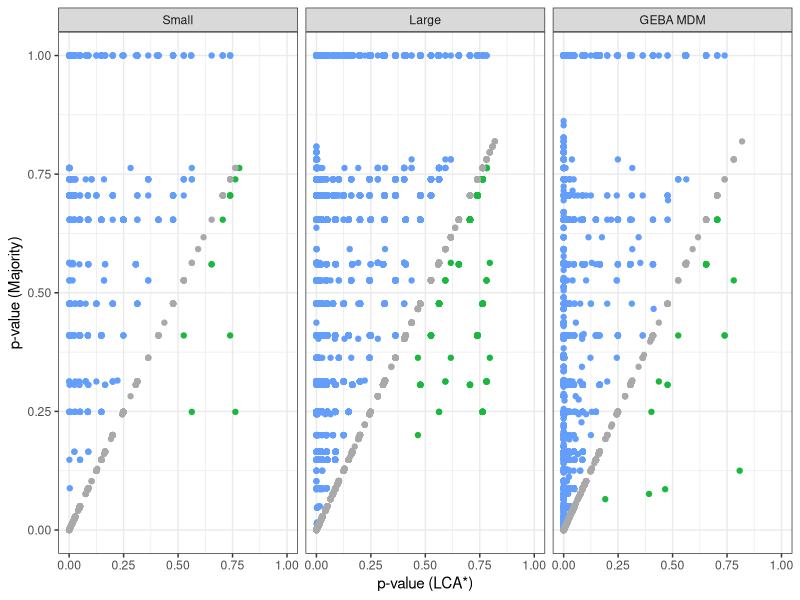
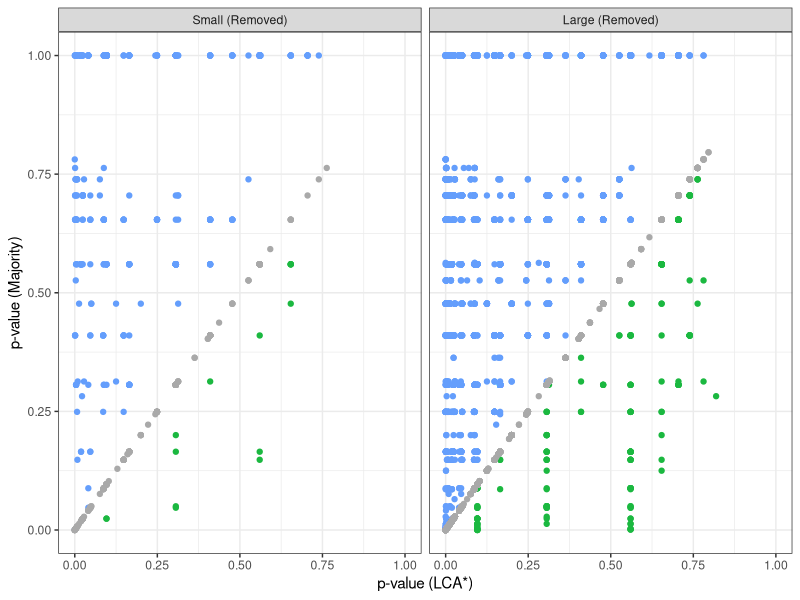
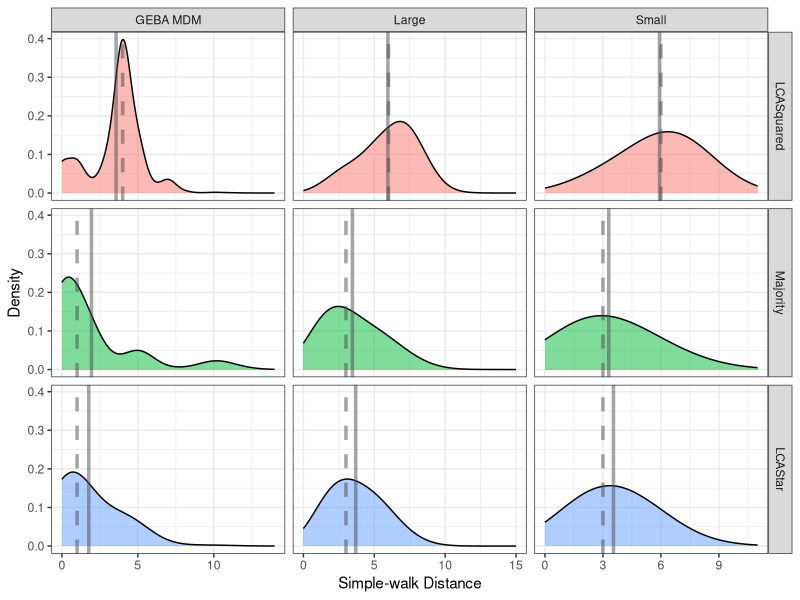
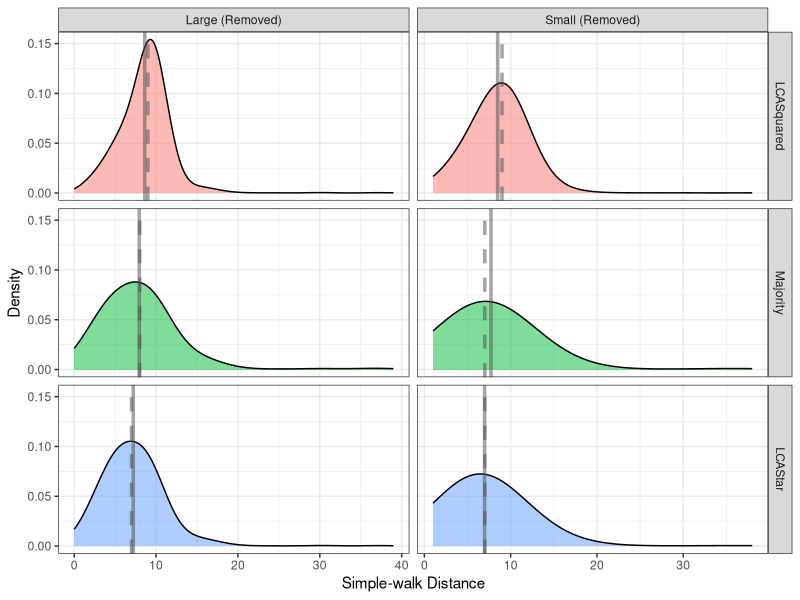
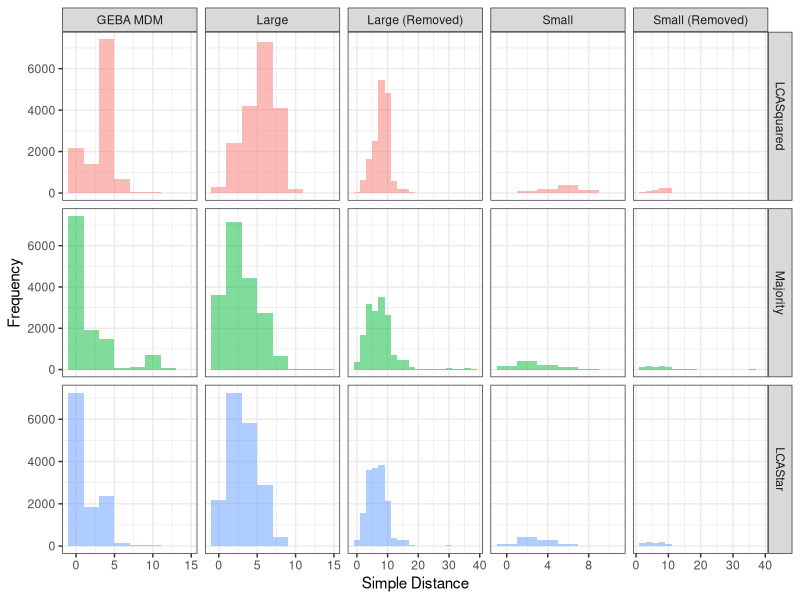
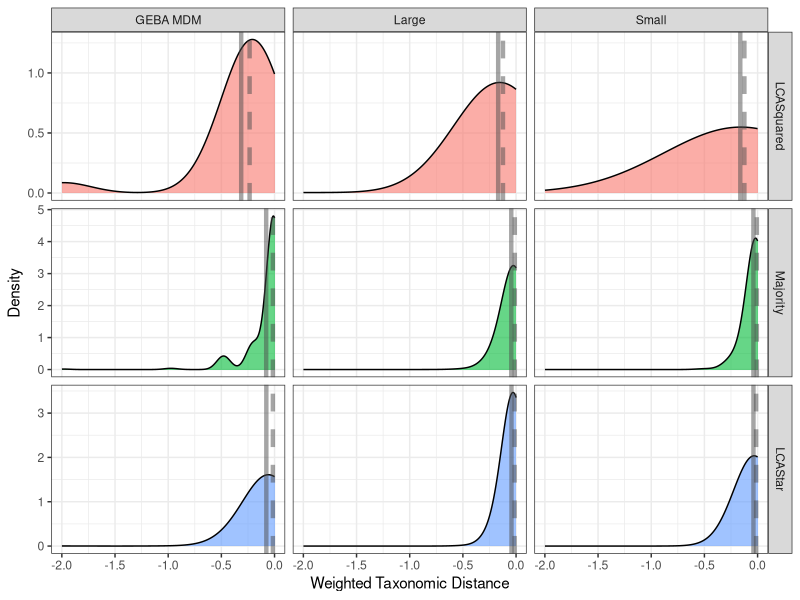
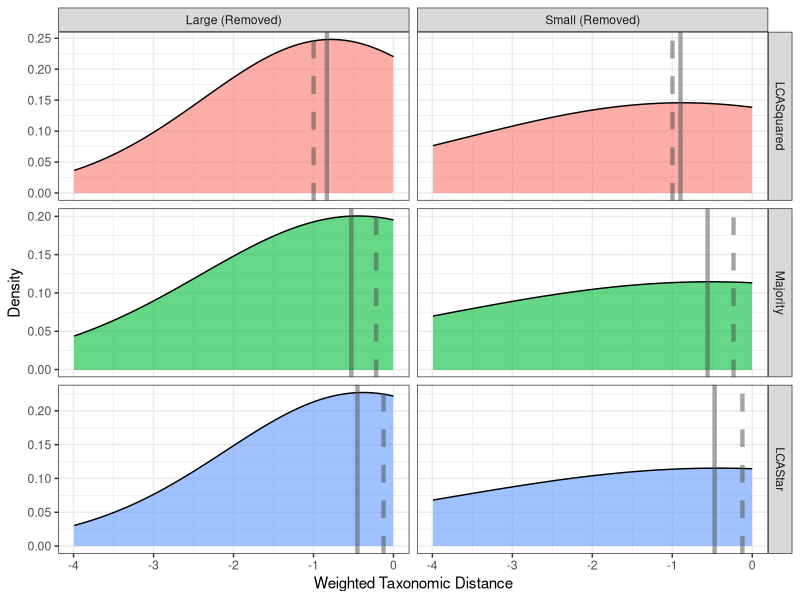
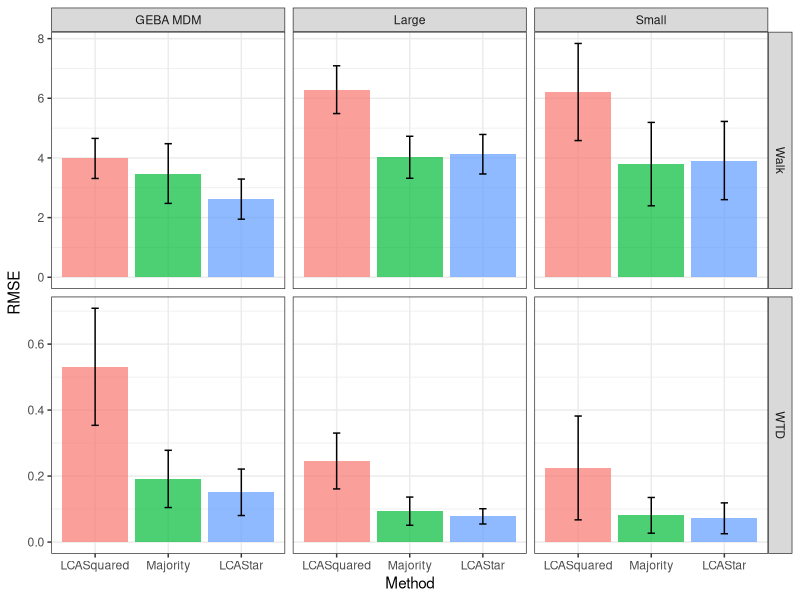

These figures' R source, in order:
## ---- chunk 1
library(knitr)
opts_chunk$set(warning=FALSE, message=FALSE)
## ---- chunk 2
require(ggplot2)
require(reshape2)
require(dplyr)
## ---- chunk 3
theme_set(theme_bw())
## ---- chunk 4
colClasses <- c("character", "character", "numeric", "numeric", "numeric",
                "character", "numeric", "numeric", "numeric", 
                "character", "numeric", "numeric", "character" )
test1_df <- read.table("lca_star_results/test1_lcastar.txt", 
                       sep="\t", 
                       header=T, 
                       na.strings = "None", 
                       colClasses = colClasses, 
                       strip.white=TRUE, 
                       quote="")
test2_df <- read.table("lca_star_results/test2_lcastar.txt", 
                       sep="\t", 
                       header=T, 
                       na.strings = "None", 
                       colClasses = colClasses, 
                       strip.white=TRUE, 
                       quote="")
test1_removed_df <- read.table("lca_star_results/test1_removed_03-04-2016_lcastar.txt", 
                               sep="\t", 
                               header=T, 
                               na.strings = "None", 
                               colClasses = colClasses, 
                               strip.white=TRUE, 
                               quote="")
test2_removed_df <- read.table("lca_star_results/test2_removed_03-04-2016_lcastar.txt", 
                               sep="\t", 
                               header=T, 
                               na.strings = "None", 
                               colClasses = colClasses, 
                               strip.white=TRUE, 
                               quote="")
geba_df <- read.table("lca_star_results/GEBA_SAG_all_lcastar.txt", 
                      sep="\t", 
                      header=T, 
                      na.strings = "None", 
                      colClasses = colClasses, 
                      strip.white=TRUE, 
                      quote="")

all_df <- rbind(cbind(geba_df, Sample="GEBA MDM"),
                cbind(test1_df, Sample="Small"),
                cbind(test2_df, Sample="Large"),
                cbind(test1_removed_df, Sample="Small (Removed)"),
                cbind(test2_removed_df, Sample="Large (Removed)")
                )

all_df$Sample <- factor(all_df$Sample, 
                        levels=c("Small", "Large", "Small (Removed)", "Large (Removed)", "GEBA MDM")
                        )
## ---- chunk 5
# p-value compare
dat <- all_df %>% subset(Sample %in% c("Small", "Large", "GEBA MDM"))
g1 <- ggplot(dat, aes(x=LCAStar_p, y=Majority_p)) 
g1 <- g1 + geom_point(data = subset(dat, LCAStar_p > Majority_p), color="#1BB840")
g1 <- g1 + geom_point(data = subset(dat, LCAStar_p < Majority_p), color="#649EFC")
g1 <- g1 + geom_point(data = subset(dat, LCAStar_p == Majority_p), color="darkgrey")
g1 <- g1 + xlim(0,1)
g1 <- g1 + ylim(0,1)
g1 <- g1 + xlab("p-value (LCA*)")
g1 <- g1 + ylab("p-value (Majority)")
g1 <- g1 + facet_wrap(~ Sample)
g1 <- g1 + theme(legend.position="none")
g1
pdf(file = "pdfs/fig1.pdf", width = 10.2, height=3.65)
g1
dev.off()
## ---- chunk 6
dat <- all_df %>% subset(Sample %in% c("Small (Removed)", "Large (Removed)"))

g1a <- ggplot(dat, aes(x=LCAStar_p, y=Majority_p)) 
g1a <- g1a + geom_point(data = subset(dat, LCAStar_p > Majority_p), color="#1BB840")
g1a <- g1a + geom_point(data = subset(dat, LCAStar_p < Majority_p), color="#649EFC")
g1a <- g1a + geom_point(data = subset(dat, LCAStar_p == Majority_p), color="darkgrey")
g1a <- g1a + xlim(0,1)
g1a <- g1a + ylim(0,1)
g1a <- g1a + xlab("p-value (LCA*)")
g1a <- g1a + ylab("p-value (Majority)")
g1a <- g1a + facet_wrap(~ Sample)
g1a <- g1a + theme(legend.position="none")
g1a
pdf(file = "pdfs/fig1a.pdf", width = 7.595238, height=4.078740)
g1a
dev.off()
## ---- chunk 7
clean_up_data2 <- function(df) {
  new_df <-rbind(cbind(df$Contig, df$LCAStar, "LCAStar", df$Original, df$LCAStar_p, df$LCAStar_dist, df$LCAStar_WTD),
           cbind(df$Contig, df$Majority, "Majority", df$Original, df$Majority_p, df$Majority_dist, df$Majority_WTD),
           cbind(df$Contig, df$LCASquared, "LCASquared", df$Original, NA, df$LCASquared_dist, df$LCASquared_WTD))
  new_df <- as.data.frame(new_df)
  colnames(new_df) <- c("Contig", "Taxonomy", "Method", "Original", "p-value", "Walk", "WTD")
  new_df.m<- melt(new_df, id.vars = c("Contig", "Taxonomy", "Method", "Original"))
  new_df.m$value <- as.numeric(as.character(new_df.m$value))
  new_df.m$Method <- factor(new_df.m$Method, levels = c("LCASquared", "Majority", "LCAStar"))
  new_df.m
}
## ---- chunk 8
test1_df.m <- clean_up_data2(test1_df)
test1_df.m<- cbind(test1_df.m, Sample="Small")
test2_df.m <- clean_up_data2(test2_df)
test2_df.m <- cbind(test2_df.m, Sample="Large")
test1_removed_df.m <- clean_up_data2(test1_removed_df)
test1_removed_df.m <- cbind(test1_removed_df.m, Sample="Small (Removed)")
test2_removed_df.m <- clean_up_data2(test2_removed_df)
test2_removed_df.m <- cbind(test2_removed_df.m, Sample="Large (Removed)")
geba_df.m <- clean_up_data2(geba_df)
geba_df.m <- cbind(geba_df.m, Sample="GEBA MDM")

all_df.m <- rbind(test1_df.m, test2_df.m, test1_removed_df.m, test2_removed_df.m, geba_df.m)
## ---- chunk 9
walk_means <- select(all_df.m, Method, Sample, variable, value) %>%
  group_by(Method, Sample, variable) %>%
  filter(variable== "Walk") %>%
  summarize(mean=mean(value, na.rm = T),
            percent_25 = quantile(value, probs = 0.25, na.rm = T),
            median = quantile(value, probs=0.5, na.rm = T),
            percent_75 = quantile(value, probs = 0.75, na.rm = T))
## ---- chunk 10
# plotting parameters
my_line_col = "#4C4C4C"
line_size = 1.2
alpha_val = 0.5

dat <- all_df.m %>% subset(Sample %in% c("Small", "Large", "GEBA MDM"))
g2 <- ggplot(subset(dat, variable == "Walk"), aes(x=value, fill=Method))
# g2 <- g2 + geom_histogram(binwidth=2, alpha=0.8) 
g2 <- g2 + geom_density(adjust=5, alpha=alpha_val) 
g2 <- g2 + facet_grid(Method ~ Sample, scales = "free_x")
g2 <- g2 + theme(legend.position="none")
g2 <- g2 + geom_vline(aes(xintercept=mean), colour=my_line_col, size=line_size, alpha=alpha_val, subset(walk_means, Sample %in% c("Small", "Large", "GEBA MDM")))
g2 <- g2 + geom_vline(aes(xintercept=median), colour=my_line_col, linetype="dashed", size=line_size, alpha=alpha_val, subset(walk_means, Sample %in% c("Small", "Large", "GEBA MDM")))
g2 <- g2 + xlab("Simple-walk Distance")
g2 <- g2 + ylab("Density")
g2
pdf(file = "pdfs/fig2.pdf", width = 7, height=7)
g2
dev.off()
## ---- chunk 11
dat <- all_df.m %>% subset(Sample %in% c("Small (Removed)", "Large (Removed)"))
g2a <- ggplot(subset(dat, variable == "Walk"), aes(x=value, fill=Method))
# g2a <- g2a + geom_histogram(binwidth=2, alpha=0.8) 
g2a <- g2a + geom_density(adjust=5, alpha=alpha_val) 
g2a <- g2a + facet_grid(Method ~ Sample, scales = "free_x")
g2a <- g2a + theme(legend.position="none")
g2a <- g2a + geom_vline(aes(xintercept=mean), colour=my_line_col, size=line_size, alpha=alpha_val, subset(walk_means, Sample %in% c("Small (Removed)", "Large (Removed)")))
g2a <- g2a + geom_vline(aes(xintercept=median), colour=my_line_col, linetype="dashed", size=line_size, alpha=alpha_val, subset(walk_means, Sample %in% c("Small (Removed)", "Large (Removed)")))
g2a <- g2a + xlab("Simple-walk Distance")
g2a <- g2a + ylab("Density")
g2a
pdf(file = "pdfs/fig2a.pdf", width = 4.746032, height=5.779527)
g2a
dev.off()
## ---- chunk 12
# original histograms
g2b <- ggplot(subset(all_df.m, variable == "Walk"), aes(x=value, fill=Method))
g2b <- g2b + geom_histogram(binwidth=2, alpha=alpha_val) 
# g2b <- g2b + geom_density(adjust=6, alpha=0.8) 
g2b <- g2b + facet_grid(Method ~ Sample, scales = "free")
g2b <- g2b + theme(legend.position="none")
#g2b <- g2b + geom_vline(aes(xintercept=percent_25), colour=my_line_col, size=1.5, alpha=0.5, means)
#g2b <- g2b + geom_vline(aes(xintercept=median), colour=my_line_col, size=1.5, alpha=0.5, means)
#g2b <- g2b + geom_vline(aes(xintercept=percent_75), colour=my_line_col, size=1.5, alpha=0.5, means)
g2b <- g2b + xlab("Simple Distance")
g2b <- g2b + ylab("Frequency")
g2b
## ---- chunk 13
means <- select(all_df.m, Method, Sample, variable, value) %>%
  group_by(Method, Sample, variable) %>%
  filter(variable== "WTD") %>%
  summarize(mean=mean(value, na.rm = T),
            percent_25 = quantile(value, probs = 0.25, na.rm = T),
            median = quantile(value, probs=0.5, na.rm = T),
            percent_75 = quantile(value, probs = 0.75, na.rm = T))
## ---- chunk 14
dat <- all_df.m %>% subset(Sample %in% c("Small", "Large", "GEBA MDM"))
g3 <- ggplot(subset(dat, variable == "WTD"), aes(x=value, fill=Method))
g3 <- g3 + geom_density(adjust=20, alpha=0.6) 
g3 <- g3 + facet_grid(Method ~ Sample, scales = "free_y")
g3 <- g3 + theme(legend.position="none")
g3 <- g3 + geom_vline(aes(xintercept=mean), colour=my_line_col, size=1.5, alpha=0.5, subset(means, Sample %in% c("Small", "Large", "GEBA MDM")))
g3 <- g3 + geom_vline(aes(xintercept=median), colour=my_line_col, linetype="dashed", size=1.5, alpha=0.5, subset(means, Sample %in% c("Small", "Large", "GEBA MDM")))
g3 <- g3 + xlab("Weighted Taxonomic Distance")
g3 <- g3 + ylab("Density")
g3
pdf(file = "pdfs/fig3.pdf", width = 7, height=7)
g3
dev.off()
## ---- chunk 15
dat <- all_df.m %>% subset(Sample %in% c("Small (Removed)", "Large (Removed)"))
g3a <- ggplot(subset(dat, variable == "WTD"), aes(x=value, fill=Method))
g3a <- g3a + geom_density(adjust=20, alpha=0.6) 
g3a <- g3a + facet_grid(Method ~ Sample, scales = "free_y")
g3a <- g3a + theme(legend.position="none")
g3a <- g3a + geom_vline(aes(xintercept=mean), colour=my_line_col, size=1.5, alpha=0.5, subset(means, Sample %in% c("Small (Removed)", "Large (Removed)")))
g3a <- g3a + geom_vline(aes(xintercept=median), colour=my_line_col, linetype="dashed", size=1.5, alpha=0.5, subset(means, Sample %in% c("Small (Removed)", "Large (Removed)")))
g3a <- g3a + xlab("Weighted Taxonomic Distance")
g3a <- g3a + ylab("Density")
g3a
pdf(file = "pdfs/fig3a.pdf", width = 4.746032, height=5.779527)
g3a
dev.off()
## ---- chunk 16
# function for RMSE
rmse <- function(x) {
  sqrt(mean(x^2, na.rm = T))
}

ci <- function(x, sig=0.05) {
  
  x <- x[!is.na(x)] # remove NA
  x <- x^2 # squre
  N <- length(x)
  x_sd <- sd(x, na.rm=TRUE)
  
  x_se <- x_sd / sqrt(N)
  x_se <- sqrt(x_se)
  ciMult <- qt((1-sig)/2 + .5, N-1)
  x_ci <- x_se * ciMult
  x_ci
}

# function to compute standard errors
summarySE <- function(data=NULL, measurevar, groupvars=NULL, na.rm=FALSE,
                      conf.interval=.95, .drop=TRUE) {
    require(plyr)

    # New version of length which can handle NA's: if na.rm==T, don't count them
    length2 <- function (x, na.rm=FALSE) {
        if (na.rm) sum(!is.na(x))
        else       length(x)
    }

    # This does the summary. For each group's data frame, return a vector with
    # N, mean, and sd
    datac <- ddply(data, groupvars, .drop=.drop,
      .fun = function(xx, col) {
        c(N    = length2(xx[[col]], na.rm=na.rm),
          mean = mean   (xx[[col]], na.rm=na.rm),
          sd   = sd     (xx[[col]], na.rm=na.rm)
        )
      },
      measurevar
    )

    # Rename the "mean" column    
    datac <- rename(datac, c("mean" = measurevar))

    datac$se <- datac$sd / sqrt(datac$N)  # Calculate standard error of the mean

    # Confidence interval multiplier for standard error
    # Calculate t-statistic for confidence interval: 
    # e.g., if conf.interval is .95, use .975 (above/below), and use df=N-1
    ciMult <- qt(conf.interval/2 + .5, datac$N-1)
    datac$ci <- datac$se * ciMult

    return(datac)
}

res <- select(all_df.m, Method, Sample, variable, value) %>%
       filter(variable %in% c("Walk", "WTD")) %>%
       group_by(Method, Sample, variable) %>%
       summarize(n_obs = n(), RMSE = rmse(value), sd=sd(value, na.rm=TRUE),ci=ci(value, sig=0.05), na.rm=TRUE)
## ---- chunk 17
dat <- res %>% subset(Sample %in% c("Small", "Large", "GEBA MDM"))
g4 <- ggplot(dat, aes(y=RMSE, x =Method, fill=Method)) 
g4 <- g4 + geom_bar(stat="identity", alpha=0.7) 
g4 <- g4 + facet_grid(variable~Sample, scales="free_y")
g4 <- g4 + theme(legend.position="none")
g4 <- g4 + geom_errorbar(aes(ymin=RMSE-ci, ymax=RMSE+ci), width=.1)
g4
pdf(file = "pdfs/fig4.pdf", width = 7, height=4.43)
g4
dev.off()
## ---- chunk 18
dat <- res %>% subset(Sample %in% c("Small (Removed)", "Large (Removed)"))
g4a <- ggplot(dat, aes(y=RMSE, x =Method, fill=Method)) 
g4a <- g4a + geom_bar(stat="identity", alpha=0.7) 
g4a <- g4a + facet_grid(variable~Sample, scales="free_y")
g4a <- g4a + theme(legend.position="none")
g4a <- g4a + geom_errorbar(aes(ymin=RMSE-ci, ymax=RMSE+ci), width=.1)
g4a
pdf(file = "pdfs/fig4a.pdf", width = 5.134921, height=5.125984)
g4a
dev.off()
## ---- chunk 19
means <- select(all_df.m, Method, Sample, variable, value) %>%
  filter(variable== "p-value" & Method %in% c("Majority", "LCAStar")) %>%
  group_by(Method, Sample, variable) %>%
  summarize(mean=mean(value, na.rm = T),
            percent_25 = quantile(value, probs = 0.25, na.rm = T),
            median = quantile(value, probs=0.5, na.rm = T),
            percent_75 = quantile(value, probs = 0.75, na.rm = T))
dat_means <- means %>% subset(Sample %in% c("Small", "Large", "GEBA MDM"))
dat <- all_df.m %>% subset(Sample %in% c("Small", "Large", "GEBA MDM"))
g5 <- ggplot(subset(dat, variable == "p-value" & Method %in% c("Majority", "LCAStar")), aes(x=value, fill=Method)) 
g5 <- g5 + geom_density(adjust=5, alpha=alpha_val)
g5 <- g5 + facet_grid(Method~Sample)
g5 <- g5 + xlab("p-value")
g5 <- g5 + ylab("Density")
g5 <- g5 + geom_vline(aes(xintercept=median), colour=my_line_col, linetype="dashed", size=line_size, alpha=alpha_val, dat_means)
g5 <- g5 + geom_vline(aes(xintercept=mean), colour=my_line_col, size=line_size, alpha=alpha_val, dat_means)
g5 <- g5 + scale_fill_manual(values=c("#1BB840", "#649EFC"))
g5 <- g5 + theme(legend.position="none")
g5
pdf(file = "pdfs/fig5.pdf", width = 8.77, height=6.897)
g5
dev.off()
## ---- chunk 20
dat_means <- means %>% subset(Sample %in% c("Small (Removed)", "Large (Removed)"))
dat <- all_df.m %>% subset(Sample %in% c("Small (Removed)", "Large (Removed)"))
g5a <- ggplot(subset(dat, variable == "p-value" & Method %in% c("Majority", "LCAStar")), aes(x=value, fill=Method)) 
g5a <- g5a + geom_density(adjust=5, alpha=alpha_val)
g5a <- g5a + facet_grid(Method~Sample)
g5a <- g5a + xlab("p-value")
g5a <- g5a + ylab("Density")
g5a <- g5a + geom_vline(aes(xintercept=median), colour=my_line_col, linetype="dashed", size=line_size, alpha=alpha_val, dat_means)
g5a <- g5a + geom_vline(aes(xintercept=mean), colour=my_line_col, size=line_size, alpha=alpha_val, dat_means)
g5a <- g5a + scale_fill_manual(values=c("#1BB840", "#649EFC"))
g5a <- g5a + theme(legend.position="none")
g5a
pdf(file = "pdfs/fig5a.pdf", width = 5.968254, height=5.456693)
g5a
dev.off()
